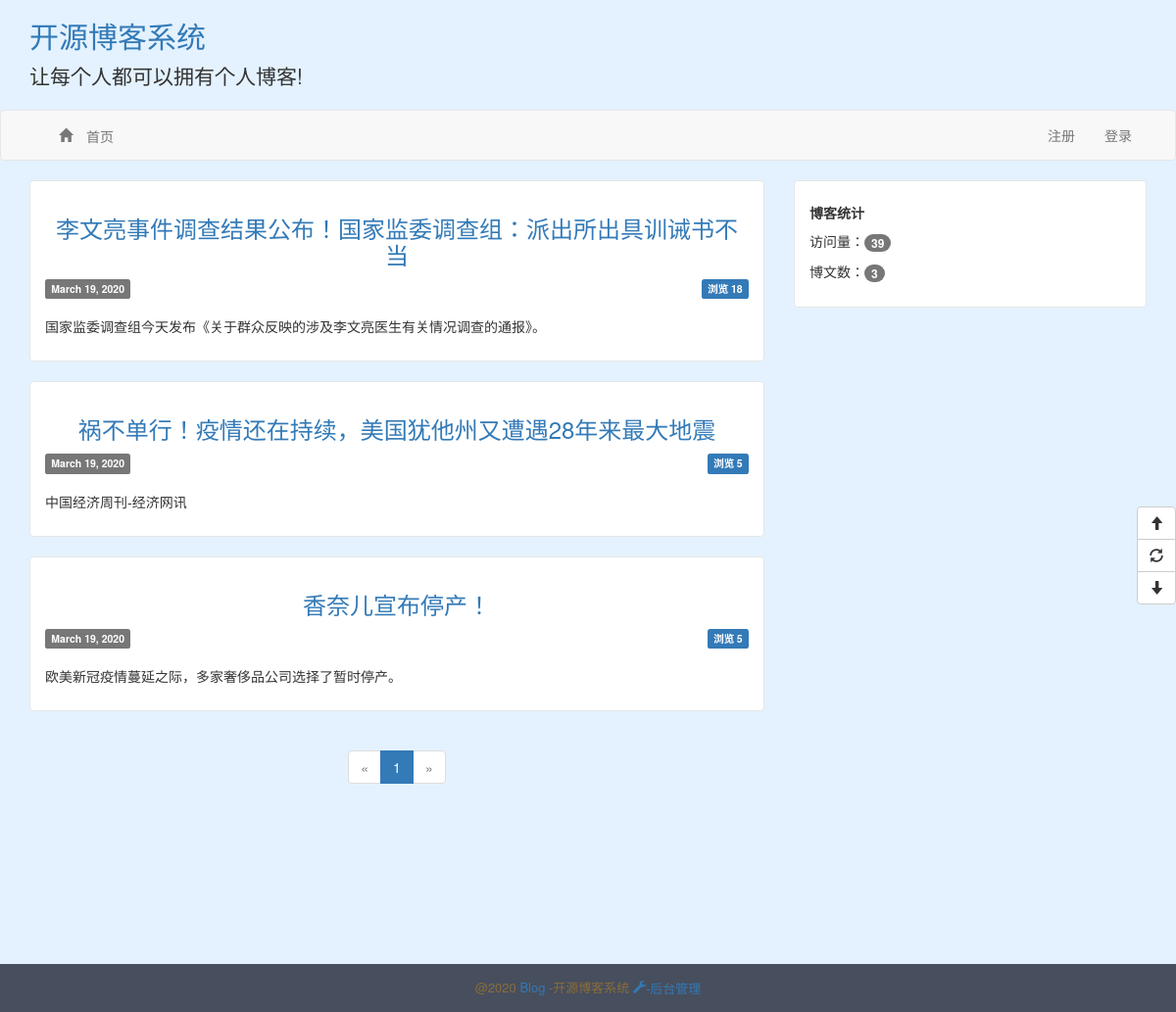
The page / on the database its author committed.
### app/models.py (models this page shows, shortened)
class BlogInfo(db.Model):
    __tablename__="blog_info"
    id=db.Column(db.Integer,primary_key=True)
    title=db.Column(db.String(64))
    signature=db.Column(db.Text)
    navbar=db.Column(db.String(64))

class Article(db.Model):
    __tablename__="articles"
    id=db.Column(db.Integer,primary_key=True)
    title=db.Column(db.String(64),unique=True)
    content = db.Column(db.Text)
    summary = db.Column(db.Text)
    create_time = db.Column(db.DateTime, index=True, default=datetime.utcnow)
    update_time = db.Column(db.DateTime, index=True, default=datetime.utcnow)
    num_of_view = db.Column(db.Integer, default=0)

class BlogView(db.Model):
    __tablename__="blog_view"
    id=db.Column(db.Integer,primary_key=True)
    num_of_view=db.Column(db.BigInteger,default=0)
    @staticmethod
    def add_view(db):
        view=BlogView.query.first()
        if view is not None:
            view.num_of_view += 1
            db.session.add(view)
            db.session.commit()
        else:
            id=1
            num_of_view=1
            view=BlogView(id=id,num_of_view=num_of_view)
            db.session.add(view)
            db.session.commit()

### app/main/views.py (the view)
@main.route("/")
def index():
    BlogView.add_view(db)
    page = request.args.get("page", 1, type=int)
    pagination = Article.query.order_by(Article.create_time.desc()).paginate(
        page, per_page=current_app.config['ARTICLES_PER_PAGE'],
        error_out=False)
    articles=pagination.items
    return render_template('index.html', articles=articles,Article=Article,
                           pagination=pagination, endpoint='.index')

### app/templates/index.html
{% extends 'base.html' %}
{% import "_macros.html" as macros %}
{% block content %}
    {% include "_article_entry.html" %}
    <div class="pagination">
    {% if endpoint == '.index' %}
        {{ macros.pagination_widget(pagination, endpoint) }}
    {% else %}
        {{ macros.pagination_widget(pagination, endpoint, id=id) }}
    {% endif %}
    </div>
{% endblock %}

### app/templates/base.html (shortened to what this page needs)
<!DOCTYPE html>
<html lang="en">
<head>
    {% block stylesheet %}
        <link href="{{ url_for('static', filename='css/bootstrap.css') }}" rel="stylesheet">
        <link href="{{ url_for('static', filename='css/common.css') }}" rel="stylesheet">
    {% endblock %}
</head>
<body>
<header>
    <div class='header-top'>
        <div class="container">
            <h2  class="blog-title"><a href="{{ url_for('main.index') }}">{{ BlogInfo.query.first().title }}</a></h2>
            <p class="lead signature">
                {{ BlogInfo.query.first().signature }}
            </p>
        </div>
    </div>
    <nav class="navbar navbar-{{ BlogInfo.query.first().navbar }}" role="navigation">
        <div class="container">
            <div class="collapse navbar-collapse">
                <ul class="nav navbar-nav">
                    <li class=""><a href="/"><span class="glyphicon glyphicon-home"> 首页</span></a></li>
                </ul>
                <ul class="nav navbar-nav navbar-right">
                    {% if not current_user.is_authenticated %}
                        <li><a href="{{url_for('auth.register')}}">注册</a></li>
                        <li><a href="{{url_for('auth.login') }}">登录</a></li>
                    {% endif %}
                </ul>
            </div>
        </div>
    </nav>
</header>
{% block Content %}
    <div class="content">
        <div class="container">
            <div class="row">
                <div class="col-md-8 article">
                    {% block content %}
                    {% endblock %}
                </div>
                <div class="col-md-4 blog_nav">
                    <div class="entry-box">
                        <h5><strong>博客统计</strong></h5>
                        <p>访问量：<span class="badge">{{ BlogView.query.first().num_of_view }}</span></p>
                        <p>博文数：<span class="badge">{{ Article.query.count() }}</span></p>
                    </div>
                </div>
            </div>
        </div>
    </div>
{% endblock %}
<div class="footer">
    <p class="footer-content">
        @2020
        <a href="#">Blog</a>
        -开源博客系统
        {% if not current_user.is_authenticated %}
            <a href="{{ url_for('auth.login') }}">
            <span class="glyphicon glyphicon-wrench">-后台管理</span>
            </a>
        {% endif %}
    </p>
</div>
<div class="btn-group-vertical floatButton">
    <button id="goTop" class="btn btn-default" title="去顶部" type="button">
        <span class="glyphicon glyphicon-arrow-up"></span>
    </button>
    <button id="refresh" class="btn btn-default" title="刷新" type="button">
        <span class="glyphicon glyphicon-refresh"></span>
    </button>
    <button id="goBottom" class="btn btn-default" title="去底部" type="button">
        <span class="glyphicon glyphicon-arrow-down"></span>
    </button>
</div>
</body>
</html>

### app/templates/_macros.html
{% macro pagination_widget(pagination, endpoint, fragment='') %}
    <ul class="pagination">
        <li{% if not pagination.has_prev %} class="disabled"{% endif %}>
            <a href="{% if pagination.has_prev %}{{ url_for(endpoint,
                page = pagination.page - 1, **kwargs) }}{{ fragment }}{% else %}#{% endif %}">
                &laquo;
            </a>
        </li>
        {% for p in pagination.iter_pages() %}
            {% if p %}
                {% if p == pagination.page %}
                <li class="active">
                    <a href="{{ url_for(endpoint, page = p, **kwargs) }}{{ fragment }}">{{ p }}</a>
                </li>
                {% else %}
                <li>
                    <a href="{{ url_for(endpoint, page = p, **kwargs) }}{{ fragment }}">{{ p }}</a>
                </li>
                {% endif %}
            {% else %}
            <li class="disabled"><a href="#">&hellip;</a></li>
            {% endif %}
        {% endfor %}
        <li{% if not pagination.has_next %} class="disabled"{% endif %}>
            <a href="{% if pagination.has_next %}{{ url_for(endpoint,
                page = pagination.page + 1, **kwargs) }}{{ fragment }}{% else %}#{% endif %}">
                &raquo;
            </a>
        </li>
    </ul>
{% endmacro %}

### app/templates/_article_entry.html
{% for article in articles %}
    <div id='article-entry' class="entry-box">
    {% include '_article_info.html' %}
    </div>
{% endfor %}

### app/templates/_article_info.html
<div class="article-entry-header">
    <h3 class="article-entry-title">
        <a href="{{ url_for('.articleDetails', id=article.id) }}">{{ article.title }}</a>
    </h3>
</div>
<div class="article-entry-info">
    <div class="base-info">
        <span class="label label-default">{{ moment(article.create_time.date()).format('LL') }}</span>&nbsp;
    </div>
    <div class="main-info">
        <span class="label label-primary">浏览 {{ article.num_of_view }}</span>
    </div>
</div>
<div class="article-entry-sum">
    <p>{{ article.summary }}</p>
</div>

### app/static/css/common.css (style rules this page uses)
body { background: url('../images/background.jpg'); }
.blog-title a:link { text-decoration: none; }
.signature { padding-left: 0px; }
.content { min-height: 800px; }
.article-entry-sum { margin-top: 5px; }
.entry-box { background: #fff; padding: 15px; margin-bottom: 20px; border: 1px solid #e6e6e6; border-radius: 4px; }
.article-entry-header { margin: 0; padding: 0; border: 0; font: inherit; vertical-align: baseline; }
.article-entry-title { text-align: center; margin-bottom: 10px; }
.article-entry-title a { text-decoration: none; }
.article-entry-info { height: 35px; }
.article-entry-info .base-info { float: left; }
.article-entry-info .main-info { float: right; }
.footer { background: #474E5D; padding: 15px 0 5px; font-size: 13px; }
.footer-content { text-align: center; color: #8a6d3b; }
div.pagination { width: 100%; text-align: center; padding: 0px; margin: 0px; }
.footer-content a { text-decoration: none; }
.floatButton { position: fixed; top: 50%; right: 0; z-index: 9999999; }

### rows shown on the page
BlogInfo: query.first "开源博客系统", query.first "让每个人都可以拥有个人博客!"
Article: title "李文亮事件调查结果公布！国家监委调查组：派出所出具训诫书不当", create_time "March 19, 2020", num_of_view "18", summary "国家监委调查组今天发布《关于群众反映的涉及李文亮医生有关情况调查的通报》。"
Article: title "祸不单行！疫情还在持续，美国犹他州又遭遇28年来最大地震", create_time "March 19, 2020", num_of_view "5", summary "中国经济周刊-经济网讯"
Article: title "香奈儿宣布停产！", create_time "March 19, 2020", num_of_view "5", summary "欧美新冠疫情蔓延之际，多家奢侈品公司选择了暂时停产。"
BlogView: query.first "39"

### other values the page prints
{{ p }} "1"
{{ Article.query.count() }} "3"
